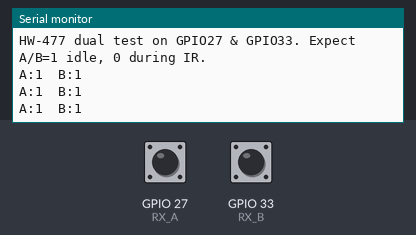
Recording of a sketch running on a simulated ESP32. On the bench: the last lines printed to the serial monitor. The test bench sets the inputs (shaded band); at power-on: GPIO 27 (RX_A) HIGH, GPIO 33 (RX_B) HIGH.

Above: at 2.8 s.
2.9 s: GPIO 27 (RX_A) pulled LOW for 1.2 s
At 3.8 s:
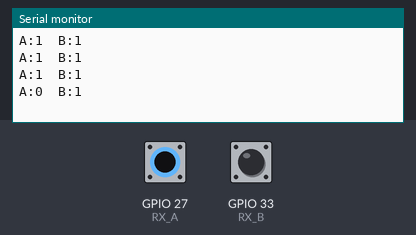
5.6 s: GPIO 33 (RX_B) pulled LOW for 1.2 s
At 6.8 s:
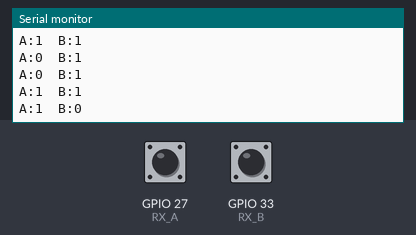

The sketch:

tsoptest_centre.ino
```cpp
// hw477_dual_gpio_test.ino
#include <Arduino.h>

#define RX_A 27   // change to any safe GPIO: 16,17,21,22,23,25,26,27,32,33
#define RX_B 33

void setup() {
  Serial.begin(115200);
  pinMode(RX_A, INPUT_PULLUP);  // HW-477 already has pull-up, but this helps on breadboards
  pinMode(RX_B, INPUT_PULLUP);
  Serial.println("HW-477 dual test on GPIO27 & GPIO33. Expect A/B=1 idle, 0 during IR.");
}

void loop() {
  int a = digitalRead(RX_A);
  int b = digitalRead(RX_B);
  Serial.printf("A:%d  B:%d\n", a, b);
  delay(1000);
}
```

Measured:
- after the input at 2.9 s, the serial monitor: prints a new line after 0.10 s (image 1)
- after the input at 5.6 s, the serial monitor: prints a new line after 0.40 s (image 2)
